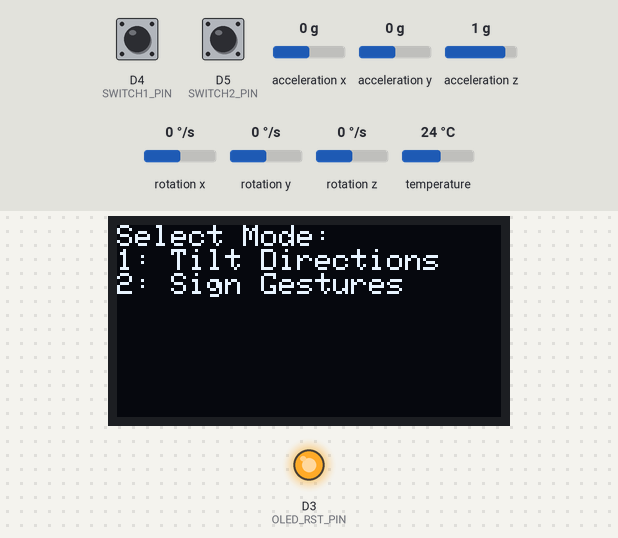
This sketch was run on a simulated ESP8266 (NodeMCU). Parts: 128×64 one-colour display, output pins drawn as LEDs (lit = HIGH). The test bench sets the inputs (shaded band); at power-on: D4 (SWITCH1_PIN) HIGH, acceleration x 0 g, D5 (SWITCH2_PIN) HIGH, acceleration y 0 g, rotation z 0 °/s, acceleration z 1 g, rotation x 0 °/s, rotation y 0 °/s, temperature 24 °C. WiFi joins after 1.5 s; servers stay silent unless stated; what the sketch prints to the serial monitor is not drawn.

Above: at 3.2 s.
3.3 s: D4 (SWITCH1_PIN) pulled LOW for 0.15 s
At 4.7 s:
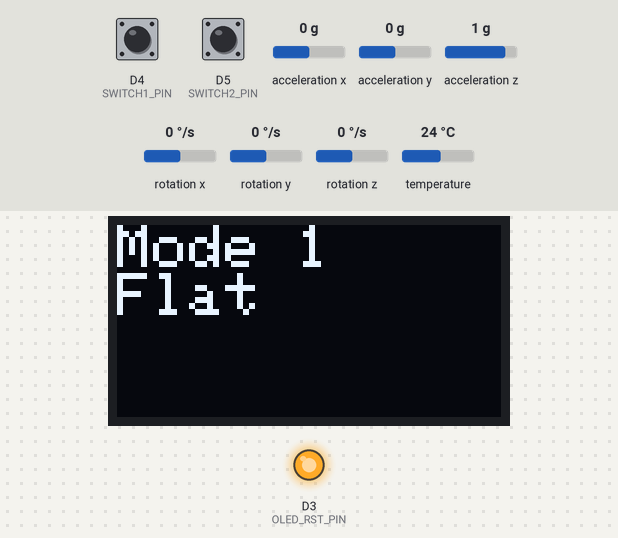
5.2 s: acceleration x set to -1.4 g
At 5.7 s:
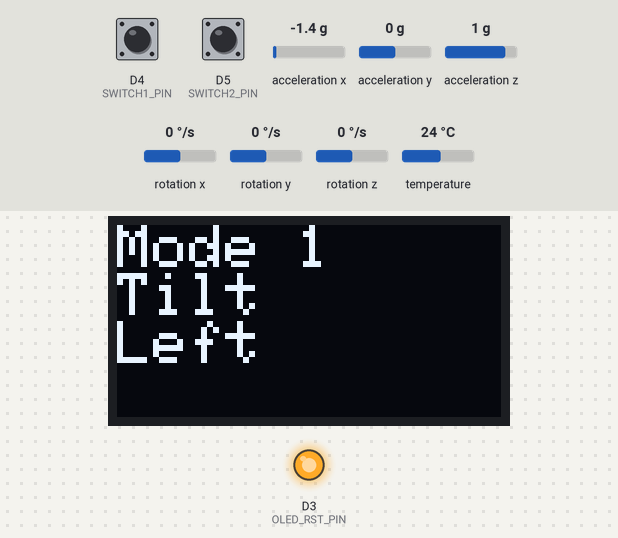
6.8 s: D5 (SWITCH2_PIN) pulled LOW for 0.15 s
At 8.3 s:
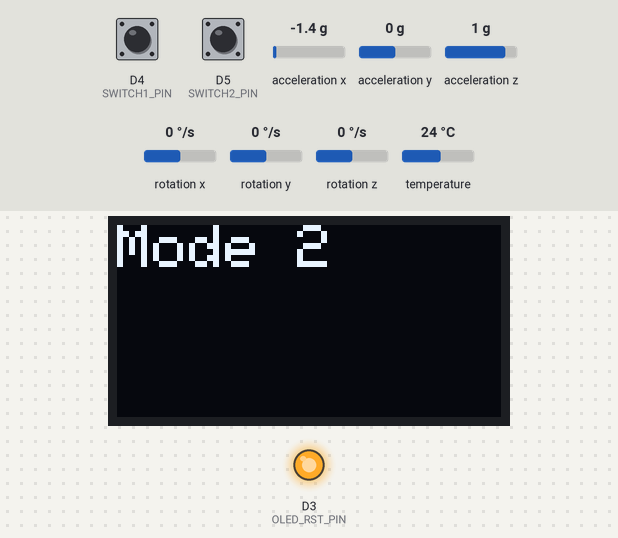
8.8 s: acceleration y set to -1.4 g
At 9.7 s:
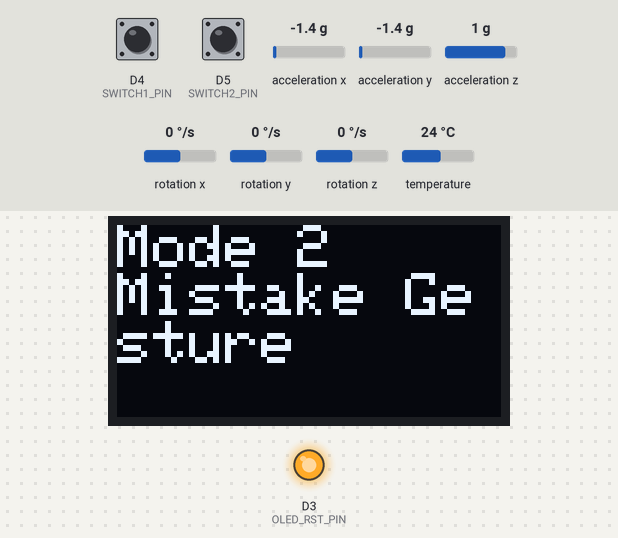
10.4 s: rotation z set to -4 °/s
11.9 s: rotation z set to -7 °/s
At 12.6 s:
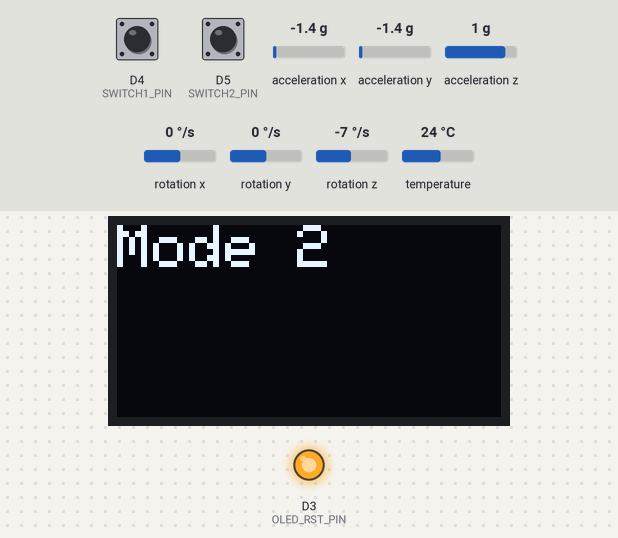
Timing chart, 0 to 14.7 s (numbered marks = the images above; inputs shaded):
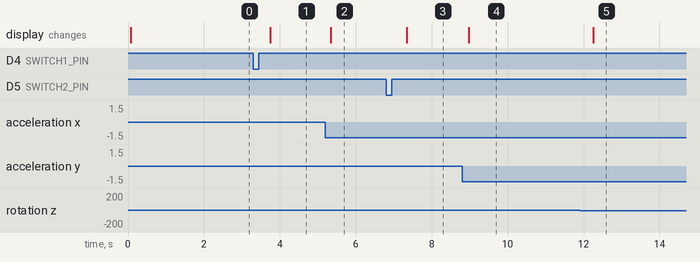

Measured:
- the behaviour switches between -5 and -6 °/s on rotation z (found by bisection; images 4 and 5)
- after the input at 3.3 s, the display: changes after 0.45 s (image 1)
- after the input at 5.2 s, the display: changes after 0.15 s (image 2)
- after the input at 6.8 s, the display: changes after 0.54 s (image 3)
- after the input at 8.8 s, the display: changes after 0.18 s (image 4)
- after the input at 10.4 s, every drawn part: stays the same
- after the input at 11.9 s, the display: changes after 0.36 s (image 5)

The sketch:

MPU6050-OLED-ModeSelection.ino
```cpp
#include <ESP8266WiFi.h>
#include <Adafruit_MPU6050.h>
#include <Adafruit_Sensor.h>
#include <Wire.h>
#include <ESPAsyncWebServer.h>
#include <ESPAsyncTCP.h>
#include <Adafruit_GFX.h>
#include <Adafruit_SSD1306.h>

#define SCREEN_I2C_ADDR 0x3C
#define SCREEN_WIDTH 128
#define SCREEN_HEIGHT 64
#define OLED_RST_PIN D3

#define SWITCH1_PIN D4  // Switch 1 for mode selection
#define SWITCH2_PIN D5  // Switch 2 for mode selection

const char* ssid = "Hirusha";         // Replace with your WiFi SSID
const char* password = "home3815";    // Replace with your WiFi password

Adafruit_SSD1306 display(SCREEN_WIDTH, SCREEN_HEIGHT, &Wire, OLED_RST_PIN);
Adafruit_MPU6050 mpu;

AsyncWebServer server(80);
AsyncWebSocket ws("/ws");

int currentMode = 0;  // Variable to store the selected mode (0: No mode, 1: Mode 1, 2: Mode 2)

void setup() {
  Serial.begin(115200);
  Wire.begin();

  resetDisplay();

  pinMode(SWITCH1_PIN, INPUT_PULLUP);
  pinMode(SWITCH2_PIN, INPUT_PULLUP);

  if (!display.begin(SSD1306_SWITCHCAPVCC, SCREEN_I2C_ADDR)) {
    Serial.println(F("SSD1306 allocation failed"));
    for (;;);
  }

  display.clearDisplay();
  display.setTextSize(1);
  display.setTextColor(SSD1306_WHITE);
  display.setCursor(0, 0);
  display.println("Select Mode:");
  display.println("1: Tilt Directions");
  display.println("2: Sign Gestures");
  display.display();  // Show mode selection message

  WiFi.begin(ssid, password);
  while (WiFi.status() != WL_CONNECTED) {
    delay(1000);
    Serial.println("Connecting to WiFi...");
  }
  Serial.println("Connected to WiFi");
  Serial.println(WiFi.localIP());

  if (!mpu.begin()) {
    Serial.println("Failed to find MPU6050 chip");
    while (1) {
      delay(10);
    }
  }
  Serial.println("MPU6050 Found!");

  ws.onEvent(onEvent);
  server.addHandler(&ws);
  server.begin();
}

void loop() {
  // Mode selection based on switch input
  if (digitalRead(SWITCH1_PIN) == LOW) {
    currentMode = 1;  // Set to Mode 1
    delay(300);       // Debouncing delay
  }
  if (digitalRead(SWITCH2_PIN) == LOW) {
    currentMode = 2;  // Set to Mode 2
    delay(300);       // Debouncing delay
  }

  display.clearDisplay();
  display.setCursor(0, 0);
  String dataToSend = "";

  if (currentMode == 1) {
    // Mode 1: Tilt Directions
    display.setTextSize(2);
    display.println("Mode 1");
    sensors_event_t a, g, temp;
    mpu.getEvent(&a, &g, &temp);

    // Determine tilt direction and prepare data to send
    if (a.acceleration.x > 5) {
      display.println("Tilt \nRight");
      dataToSend = "Tilt Right";
    } else if (a.acceleration.x < -5) {
      display.println("Tilt \nLeft");
      dataToSend = "Tilt Left";
    } else if (a.acceleration.y > 5) {
      display.println("Tilt \nForward");
      dataToSend = "Tilt Forward";
    } else if (a.acceleration.y < -5) {
      display.println("Tilt \nBackward");
      dataToSend = "Tilt Backward";
    } else if (a.acceleration.z > 9) {
      display.println("Flat");
      dataToSend = "Flat";
    } else if (a.acceleration.z < -9) {
      display.println("Upside \nDown");
      dataToSend = "Upside Down";
    } else {
      display.println("Neutral");
      dataToSend = "Neutral";
    }

  } else if (currentMode == 2) {
    // Mode 2: One Sign Gestures
    display.setTextSize(2);
    display.println("Mode 2");
    sensors_event_t a, g, temp;
    mpu.getEvent(&a, &g, &temp);  // Get sensor data

    // Get accelerometer and gyroscope readings
    float accelX = a.acceleration.x;
    float accelY = a.acceleration.y;
    float accelZ = a.acceleration.z;
    float gyroX = g.gyro.x;
    float gyroY = g.gyro.y;
    float gyroZ = g.gyro.z;

    // Identify specific gestures based on the sensor data
    if (detectMistakeGesture(accelY, gyroZ)) {
      display.println("Mistake Gesture");
      dataToSend = "Mistake";
    } else if (detectNameGesture(accelX, accelY, gyroZ)) {
      display.println("Name Gesture");
      dataToSend = "Name";
    } else if (detectPleaseGesture(gyroZ)) {
      display.println("Please Gesture");
      dataToSend = "Please";
    }

    delay(100);
  } else {
    // Default screen if no mode is selected
    display.setTextSize(1);
    display.println("Select Mode:");
    display.println("1: Tilt Directions");
    display.println("2: Sign Gestures");
  }

  display.display();

  if (dataToSend != "") {
    // Send the data to the webserver via WebSocket
    notifyClients(dataToSend);
  }

  delay(200);  // Short delay to avoid rapid updates
}

//Methords

void resetDisplay() {
  pinMode(OLED_RST_PIN, OUTPUT);
  digitalWrite(OLED_RST_PIN, LOW);
  delay(10);
  digitalWrite(OLED_RST_PIN, HIGH);
}

void notifyClients(String message) {
  ws.textAll(message);
}

void handleWebSocketMessage(void *arg, uint8_t *data, size_t len) {
  AwsFrameInfo *info = (AwsFrameInfo *)arg;
  if (info->final && info->index == 0 && info->len == len && info->opcode == WS_TEXT) {
    data[len] = 0;
    String message = (char *)data;
    Serial.println(message);
  }
}

void onEvent(AsyncWebSocket *server, AsyncWebSocketClient *client, AwsEventType type, void *arg, uint8_t *data, size_t len) {
  if (type == WS_EVT_CONNECT) {
    Serial.printf("WebSocket client #%u connected from %s\n", client->id(), client->remoteIP().toString().c_str());
  } else if (type == WS_EVT_DISCONNECT) {
    Serial.printf("WebSocket client #%u disconnected\n", client->id());
  } else if (type == WS_EVT_DATA) {
    handleWebSocketMessage(arg, data, len);
  }
}

bool detectMistakeGesture(float accelY, float gyroZ) {
  // Downward motion (Mistake sign)
  return (accelY < -5 && abs(gyroZ) < 0.1);
}

bool detectNameGesture(float accelX, float accelY, float gyroZ) {
  // Quick tapping motion (Name sign)
  return (abs(accelX) > 4 && abs(accelY) > 4 && abs(gyroZ) < 0.1);
}

bool detectPleaseGesture(float gyroZ) {
  // Circular motion over chest (Please sign)
  return (abs(gyroZ) > 1.5);  // Continuous rotation detected
}
```
